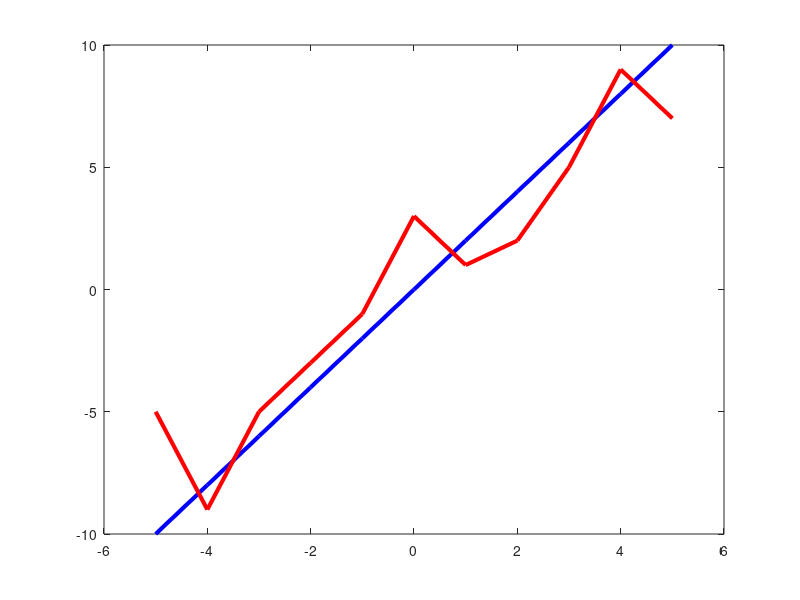

Source code (MATLAB):
clear;
clf;
x = [-5, -4, -3, -2, -1, 0, 1, 2, 3, 4, 5];
y1 = [-10, -8, -6, -4, -2, 0, 2, 4, 6, 8, 10];
y2 = [-5, -9, -5, -3, -1, 3, 1, 2, 5, 9, 7];
plot(x, y1, 'b-', 'linewidth', 3)
hold on
plot(x, y2, 'r-', 'linewidth', 3)
